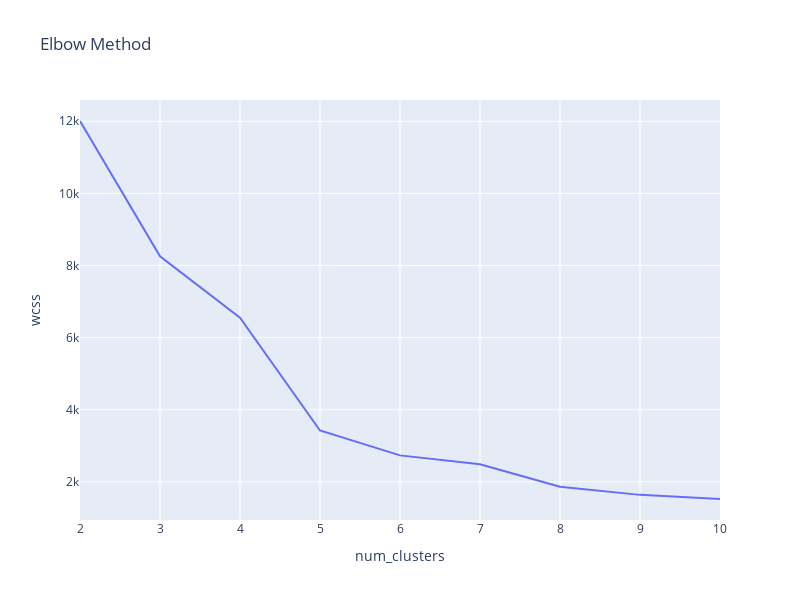

Source (notebook cell):
### Markdown cell above
[Elbow Method - Gráfico do Cotovelo](https://rpubs.com/diascodes/770518):  
Método para avaliarmos a quantidade ideal de clusters, juntamente com o coeficiente de silhuetta.

A ideia desse método é encontrar o ponto aonde a soma dos quadrados das distâncias internas dos clusters (within-clusters sum-of-squares - **wcss**) começa a diminuir de forma mais lenta, formando uma espécie de "cotovelo" no gráfico.  

A partir desse ponto indicado no gráfico significa que não existe uma melhora significativa na clusterização em relação ao aumento de clusters.

### Code cell
fig_elbow_method = data_visualization.plot_elbow_method(df_silhuetta)
fig_elbow_method.show()

### Figure 1 — Plotly figure (JSON) as saved in the notebook; plotly's stock layout.template omitted (floating-point values rounded to 4 significant figures)
{"data": [{"hovertemplate": "num_clusters=%{x}<br>wcss=%{y}<extra></extra>", "legendgroup": "", "line": {"color": "#636efa", "dash": "solid"}, "marker": {"symbol": "circle"}, "mode": "lines", "name": "", "orientation": "v", "showlegend": false, "type": "scatter", "x": [2, 3, 4, 5, 6, 7, 8, 9, 10], "xaxis": "x", "y": [12010.0, 8258.0, 6552.0, 3426.0, 2736.0, 2489.0, 1866.0, 1640.0, 1526.0], "yaxis": "y"}], "layout": {"height": 600, "legend": {"tracegroupgap": 0}, "title": {"text": "Elbow Method"}, "width": 800, "xaxis": {"anchor": "y", "domain": [0, 1], "title": {"text": "num_clusters"}}, "yaxis": {"anchor": "x", "domain": [0, 1], "title": {"text": "wcss"}}}}
